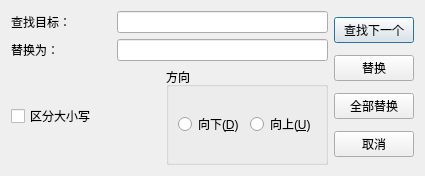
<?xml version="1.0" encoding="UTF-8"?>
<ui version="4.0">
 <class>ReplaceDialog</class>
 <widget class="QDialog" name="ReplaceDialog">
  <property name="enabled">
   <bool>true</bool>
  </property>
  <property name="geometry">
   <rect>
    <x>0</x>
    <y>0</y>
    <width>425</width>
    <height>176</height>
   </rect>
  </property>
  <property name="windowTitle">
   <string>替换</string>
  </property>
  <layout class="QHBoxLayout" name="horizontalLayout_5">
   <item>
    <layout class="QVBoxLayout" name="verticalLayout_2">
     <item>
      <layout class="QHBoxLayout" name="horizontalLayout_2">
       <item>
        <widget class="QLabel" name="label">
         <property name="sizePolicy">
          <sizepolicy hsizetype="Fixed" vsizetype="Fixed">
           <horstretch>0</horstretch>
           <verstretch>0</verstretch>
          </sizepolicy>
         </property>
         <property name="minimumSize">
          <size>
           <width>100</width>
           <height>0</height>
          </size>
         </property>
         <property name="text">
          <string>查找目标：</string>
         </property>
        </widget>
       </item>
       <item>
        <widget class="QLineEdit" name="searchText"/>
       </item>
      </layout>
     </item>
     <item>
      <layout class="QHBoxLayout" name="horizontalLayout_3">
       <item>
        <widget class="QLabel" name="label_2">
         <property name="sizePolicy">
          <sizepolicy hsizetype="Fixed" vsizetype="Fixed">
           <horstretch>0</horstretch>
           <verstretch>0</verstretch>
          </sizepolicy>
         </property>
         <property name="minimumSize">
          <size>
           <width>100</width>
           <height>0</height>
          </size>
         </property>
         <property name="text">
          <string>替换为：</string>
         </property>
        </widget>
       </item>
       <item>
        <widget class="QLineEdit" name="targetText"/>
       </item>
      </layout>
     </item>
     <item>
      <layout class="QHBoxLayout" name="horizontalLayout_4">
       <item>
        <widget class="QCheckBox" name="cbCaseSensitive">
         <property name="text">
          <string>区分大小写</string>
         </property>
        </widget>
       </item>
       <item>
        <widget class="QGroupBox" name="groupBox">
         <property name="title">
          <string>方向</string>
         </property>
         <layout class="QHBoxLayout" name="horizontalLayout">
          <item>
           <widget class="QRadioButton" name="rbDown">
            <property name="text">
             <string>向下(&amp;D)</string>
            </property>
           </widget>
          </item>
          <item>
           <widget class="QRadioButton" name="rbUp">
            <property name="text">
             <string>向上(&amp;U)</string>
            </property>
           </widget>
          </item>
         </layout>
        </widget>
       </item>
      </layout>
     </item>
    </layout>
   </item>
   <item>
    <layout class="QVBoxLayout" name="verticalLayout">
     <item>
      <widget class="QPushButton" name="btFindNext">
       <property name="text">
        <string>查找下一个</string>
       </property>
      </widget>
     </item>
     <item>
      <widget class="QPushButton" name="btReplace">
       <property name="text">
        <string>替换</string>
       </property>
      </widget>
     </item>
     <item>
      <widget class="QPushButton" name="btReplaceAll">
       <property name="text">
        <string>全部替换</string>
       </property>
      </widget>
     </item>
     <item>
      <widget class="QPushButton" name="btCancel">
       <property name="text">
        <string>取消</string>
       </property>
      </widget>
     </item>
    </layout>
   </item>
  </layout>
 </widget>
 <resources/>
 <connections/>
</ui>
